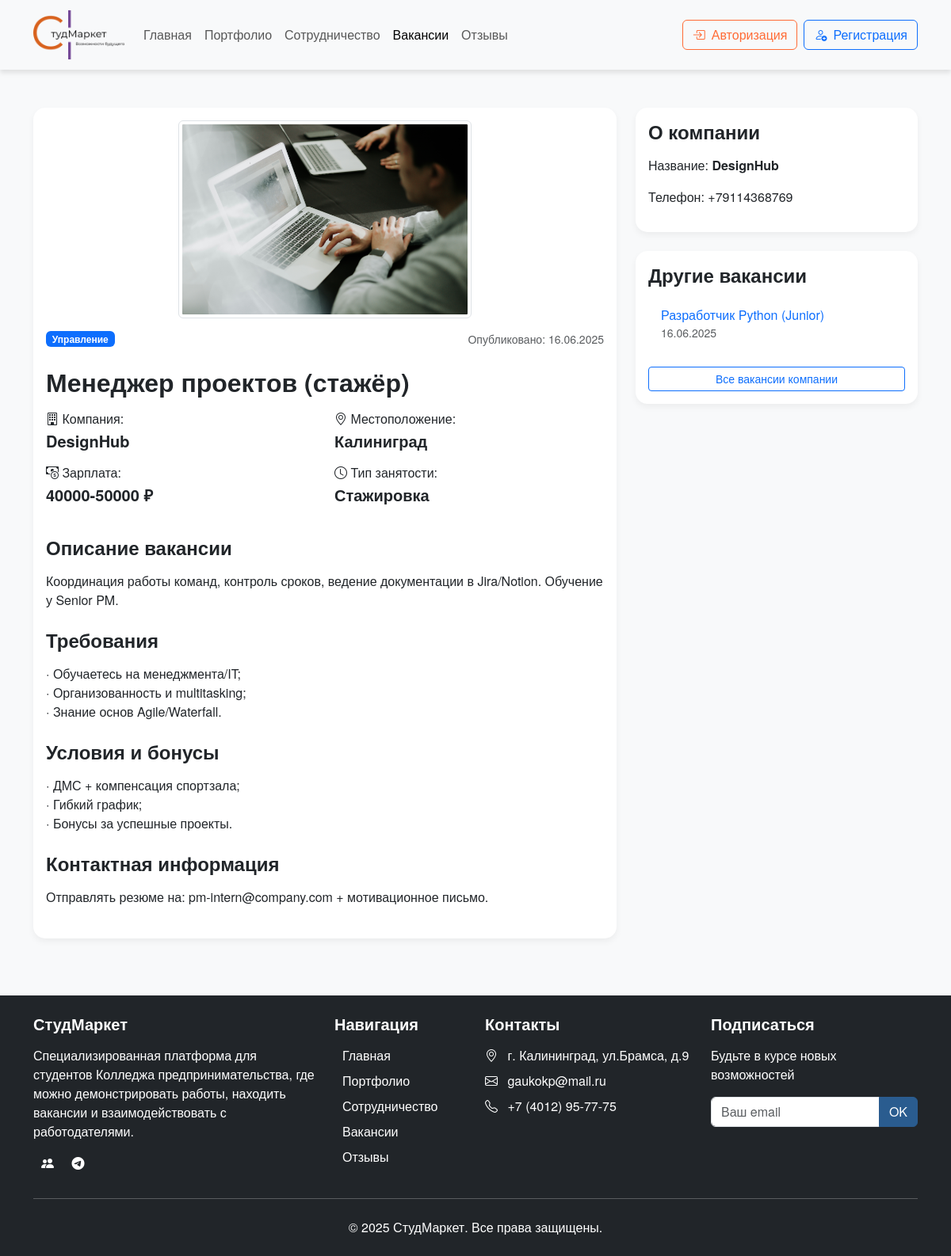
The app's page /pages/vacancy_details.php?id=6, older data.
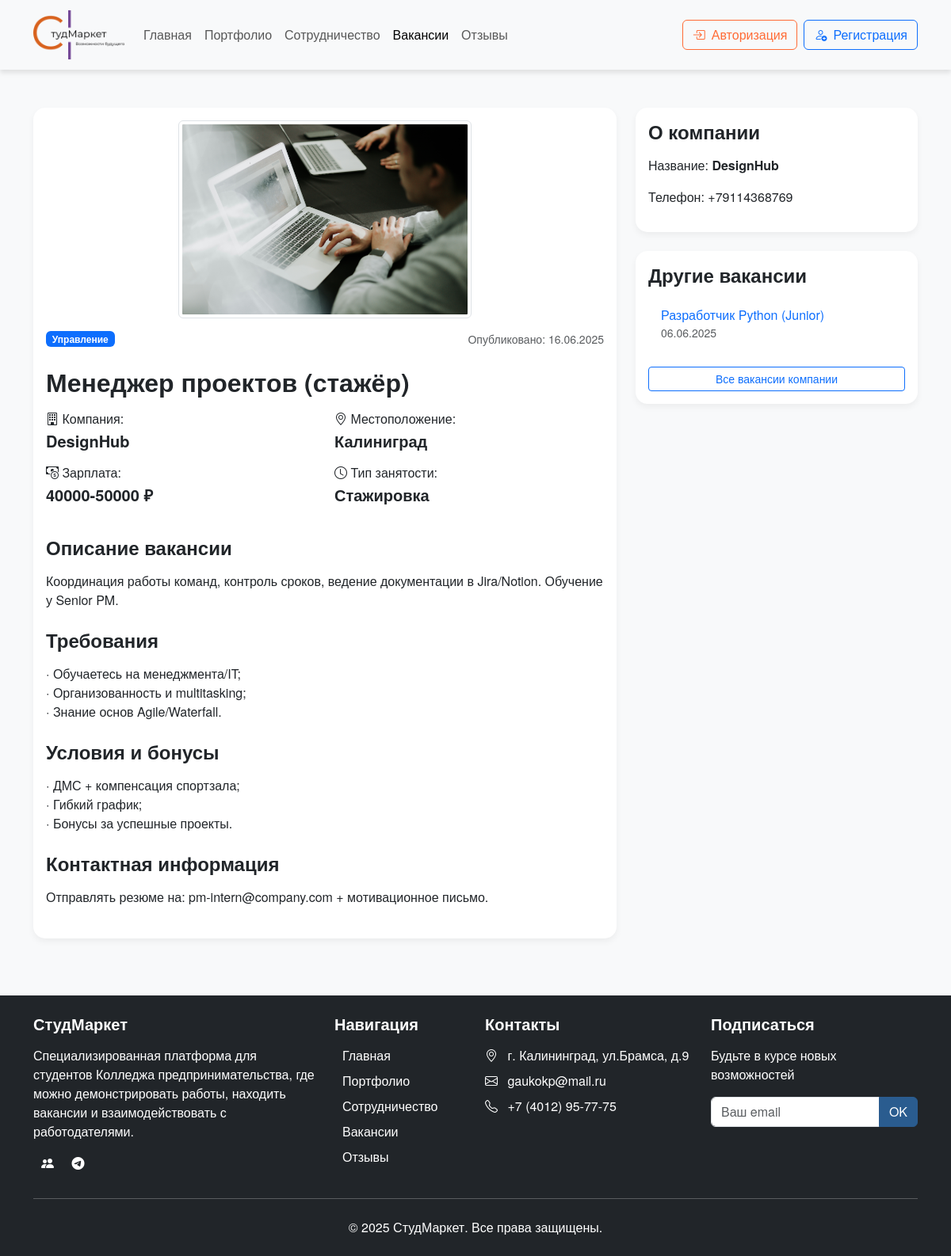
The same page, newer data.
### tables this page shows
CREATE TABLE `vacancies` (
  `id` int(11) NOT NULL,
  `user_id` int(11) NOT NULL,
  `title` varchar(255) NOT NULL,
  `category_id` int(11) NOT NULL,
  `employment_type` enum('full','part','internship','remote') NOT NULL,
  `salary` varchar(100) DEFAULT NULL,
  `location` varchar(255) DEFAULT NULL,
  `description` varchar(255) DEFAULT NULL,
  `requirements` varchar(255) DEFAULT NULL,
  `benefits` varchar(255) DEFAULT NULL,
  `contacts` varchar(255) DEFAULT NULL,
  `image_path` varchar(255) DEFAULT NULL,
  `created_at` timestamp NOT NULL DEFAULT CURRENT_TIMESTAMP,
  `status` enum('pending','approved','rejected') NOT NULL DEFAULT 'pending',
  `moderator_comment` text
);

### pages/vacancy_details.php (the view, shortened to what the changed rows need)
<?php
require_once("../config/link.php");
$vacancy_id = (int)$_GET['id'];
$sql = "SELECT v.*, u.name as company_name, u.email as company_email, u.phone as company_phone, c.name as category_name FROM vacancies v JOIN users u ON v.user_id = u.id JOIN vacancy_categories c ON v.category_id = c.id WHERE v.id = $vacancy_id";
$result = mysqli_query($conn, $sql);
$vacancy = mysqli_fetch_assoc($result);
?>
<!DOCTYPE html>
<html lang="ru">
<head>
    <link rel="stylesheet" href="../css/bootstrap.min.css">
    <link rel="stylesheet" href="https://cdn.jsdelivr.net/npm/bootstrap-icons@1.11.1/font/bootstrap-icons.css">
    <link rel="stylesheet" href="../style.css">
</head>
<body class="d-flex flex-column min-vh-100">
<div class="flex-grow-1">
    <section class="vacancy-details py-5">
        <div class="container">
            <div class="row">
                <div class="col-lg-8">
                    <div class="card mb-4">
                        <div class="card-body">
                            <h2 class="mb-3"><?= htmlspecialchars($vacancy['title']) ?></h2>
                        </div>
                    </div>
                </div>
                <div class="col-lg-4">
                    <div class="card">
                        <div class="card-body">
                            <?php
                            $other_vacancies_sql = "SELECT v.id, v.title, v.created_at FROM vacancies v WHERE v.user_id = {$vacancy['user_id']} AND v.id != {$vacancy['id']} ORDER BY v.created_at DESC LIMIT 3";
                            $other_vacancies = mysqli_query($conn, $other_vacancies_sql);
                            if (mysqli_num_rows($other_vacancies) > 0)
                            {
                            ?>
                                <ul class="list-group list-group-flush">
                                    <?php
                                    while($other = mysqli_fetch_assoc($other_vacancies))
                                    {
                                    ?>
                                        <li class="list-group-item">
                                            <a href="vacancy_details.php?id=<?= $other['id'] ?>" class="text-decoration-none">
                                                <?= htmlspecialchars($other['title']) ?>
                                                <p class="d-block text-muted small border-0"><?= date('d.m.Y', strtotime($other['created_at'])) ?></p>
                                            </a>
                                        </li>
                                    <?php
                                    }
                                    ?>
                                </ul>
                            <?php
                            }
                            else
                            {
                            ?>
                                <p class="text-muted">Других вакансий пока нет</p>
                            <?php
                            }
                            ?>
                        </div>
                    </div>
                </div>
            </div>
        </div>
    </section>
</div>
</body>
</html>

Row changes from the older to the newer data that the page shows:
changed vacancies "Разработчик Python (Junior)": created_at "16.06.2025" → "06.06.2025"
